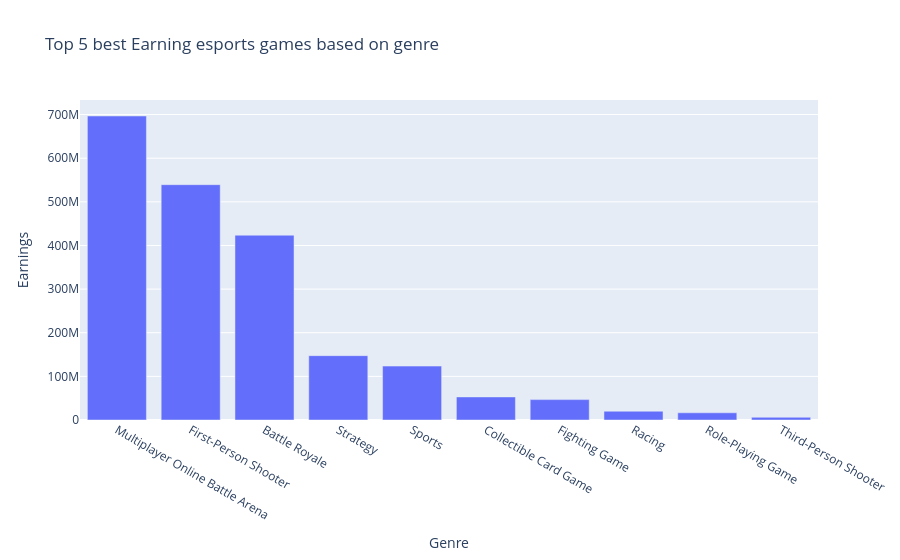

Notebook source saved alongside this figure:
### Code cell
#count of players per game

import plotly.express as px
top_5_games = df_games.groupby('Genre')['Earnings'].sum().reset_index().sort_values('Earnings', ascending=False).head(10)

fig = px.bar(top_5_games, x='Genre', y='Earnings', title='Top 5 best Earning esports games based on genre')
fig.show()

### Figure 1 — Plotly figure (JSON) as saved in the notebook; plotly's stock layout.template omitted (floating-point values rounded to 4 significant figures)
{"data": [{"hovertemplate": "Genre=%{x}<br>Earnings=%{y}<extra></extra>", "legendgroup": "", "marker": {"color": "#636efa", "pattern": {"shape": ""}}, "name": "", "orientation": "v", "showlegend": false, "textposition": "auto", "type": "bar", "x": ["Multiplayer Online Battle Arena", "First-Person Shooter", "Battle Royale", "Strategy", "Sports", "Collectible Card Game", "Fighting Game", "Racing", "Role-Playing Game", "Third-Person Shooter"], "xaxis": "x", "y": [696700000.0, 539300000.0, 423500000.0, 147500000.0, 123600000.0, 52900000.0, 46730000.0, 20130000.0, 16480000.0, 6168000.0], "yaxis": "y"}], "layout": {"barmode": "relative", "legend": {"tracegroupgap": 0}, "title": {"text": "Top 5 best Earning esports games based on genre"}, "xaxis": {"anchor": "y", "domain": [0, 1], "title": {"text": "Genre"}}, "yaxis": {"anchor": "x", "domain": [0, 1], "title": {"text": "Earnings"}}}}
